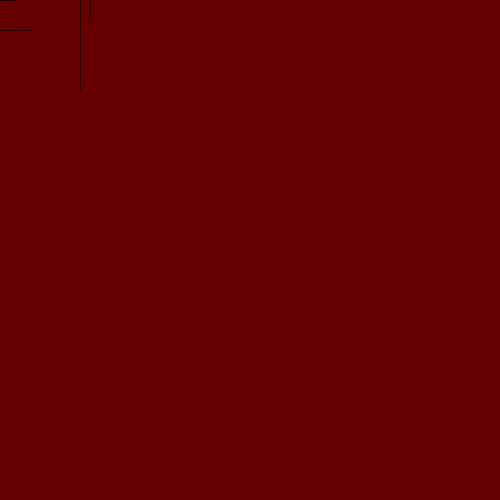
Frame 1 (no input)
Frame 60 (the mouse pressed at the canvas centre just before this capture): identical to frame 1, image omitted
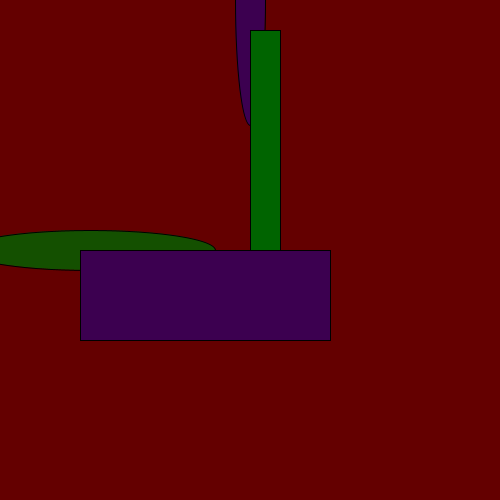
Frame 120 (the mouse held since frame 60 and released just before this capture)

The Processing sketch that drew these frames (run headless with seeded random() and noise(); from frame 60 on, the mouse is pressed at the canvas centre):

// Processing sketch: exercise_23_2
// ── exercise_23_2.pde
float y = 0.0;

void setup(){
  size(500,500);
  smooth();
  fill(0,0,100);
}

void draw(){
  background(100,0,0);
  ellipse (mouseX, y, 30, mouseY);
  fill (0,100,0);
  rect (mouseY, 30, 30, mouseX);
  fill(20,80,0);
  ellipse (90, mouseX, mouseY, 40);
  fill(60,0,80);
  rect (80, mouseY, mouseX, 90);
}
